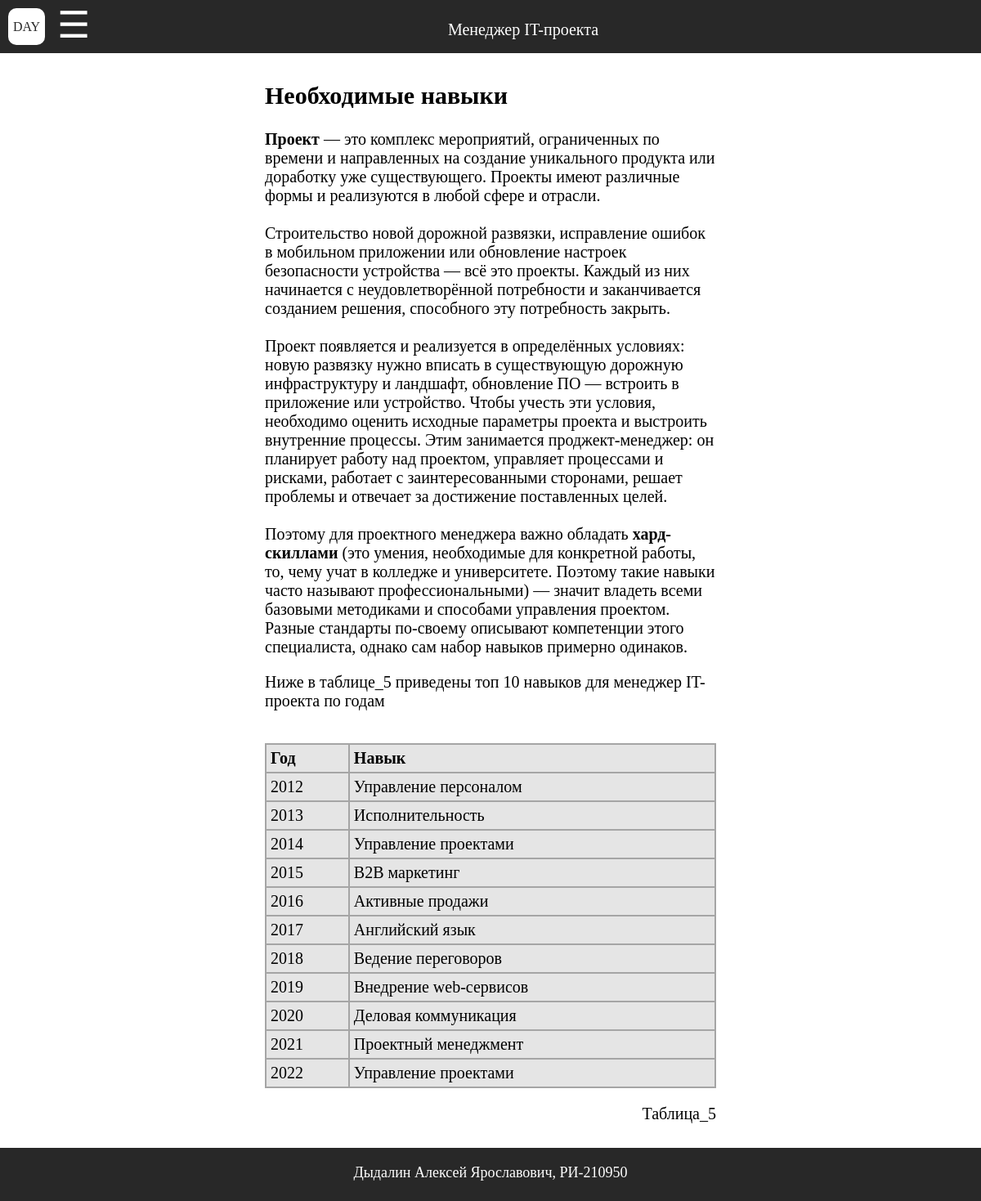
/skills, run on the app's committed database.
### main/models.py (models this page shows, shortened)
class Skill_in_year(models.Model):
    year = models.CharField('Год', max_length=4)
    skill = models.CharField('Навык', max_length=50)
    class Meta:
        verbose_name = 'Навык по году'
        verbose_name_plural = 'Навыки по годам'

### main/views.py (the view)
# urls.py: path('skills', include('main.urls')),
def skills(request):
    data = Skill_in_year.objects.all()
    return render(request, 'main/skills.html', {'data': data})

### main/templates/main/skills.html (shortened to what this page needs)
{% extends 'main/base.html' %}
{% load static %}
{% block content %}
<div class="container">
	<h2>Необходимые навыки</h2>
	<p><b>Проект</b> — это комплекс мероприятий, ограниченных по времени и направленных на создание уникального продукта или доработку уже существующего. Проекты имеют различные формы и реализуются в любой сфере и отрасли.
	<br><br>
	Строительство новой дорожной развязки, исправление ошибок в мобильном приложении или обновление настроек безопасности устройства — всё это проекты. Каждый из них начинается с неудовлетворённой потребности и заканчивается созданием решения, способного эту потребность закрыть.
	<br><br>
	Проект появляется и реализуется в определённых условиях: новую развязку нужно вписать в существующую дорожную инфраструктуру и ландшафт, обновление ПО — встроить в приложение или устройство. Чтобы учесть эти условия, необходимо оценить исходные параметры проекта и выстроить внутренние процессы. Этим занимается проджект-менеджер: он планирует работу над проектом, управляет процессами и рисками, работает с заинтересованными сторонами, решает проблемы и отвечает за достижение поставленных целей.
	<br><br>
	Поэтому для проектного менеджера важно обладать <b>хард-скиллами</b> (это умения, необходимые для конкретной работы, то, чему учат в колледже и университете. Поэтому такие навыки часто называют профессиональными) — значит владеть всеми базовыми методиками и способами управления проектом. Разные стандарты по-своему описывают компетенции этого специалиста, однако сам набор навыков примерно одинаков.</p>
	<p>Ниже в таблице_5 приведены топ 10 навыков для менеджер IT-проекта по годам</p>
	<table>
		<tr>
			<th> Год </th>
			<th> Навык </th>
		</tr>
		{% for item in data %}
			<tr>
				<td> {{ item.year }} </td>
				<td> {{ item.skill }} </td>
			</tr>
		{% endfor %}
	</table>
	<p align="right">Таблица_5</p>
</div>
{% endblock %}

### main/static/main/css/style.css (style rules this page uses)
body { margin: 0px; padding: 0px; }
.container { padding-top: 75px; margin-left:27%; margin-right:27%; height: 100%; font-size: 20px; }
table { width:100%; background:#A5A5A5; color:#000; margin-top: 40px; }
table th, td { background:#E5E5E5; padding: 5px; text-align: left; width: auto; }

### data on the page
Skill_in_year: year "2012", skill "Управление персоналом"
Skill_in_year: year "2013", skill "Исполнительность"
Skill_in_year: year "2014", skill "Управление проектами"
Skill_in_year: year "2015", skill "B2B маркетинг"
Skill_in_year: year "2016", skill "Активные продажи"
Skill_in_year: year "2017", skill "Английский язык"
Skill_in_year: year "2018", skill "Ведение переговоров"
Skill_in_year: year "2019", skill "Внедрение web-сервисов"
Skill_in_year: year "2020", skill "Деловая коммуникация"
Skill_in_year: year "2021", skill "Проектный менеджмент"
Skill_in_year: year "2022", skill "Управление проектами"
